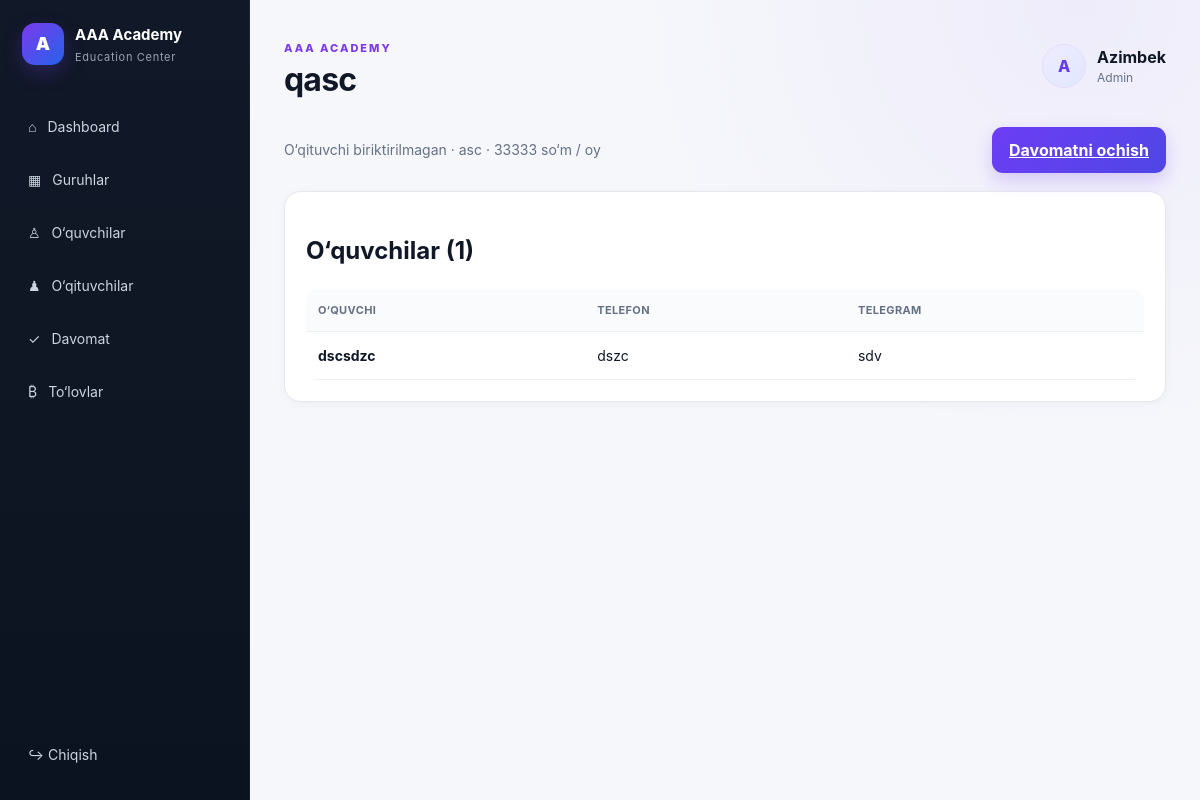
The app's page /groups/1 (signed in) with its own data.
### tables this page shows
CREATE TABLE groups (
	id INTEGER NOT NULL, 
	name VARCHAR(128) NOT NULL, 
	teacher_name VARCHAR(128), 
	schedule VARCHAR(256), 
	monthly_fee NUMERIC(12, 2) NOT NULL, 
	is_active BOOLEAN, 
	created_at DATETIME, 
	PRIMARY KEY (id)
);

CREATE TABLE students (
	id INTEGER NOT NULL, 
	full_name VARCHAR(128) NOT NULL, 
	phone VARCHAR(32), 
	parent_phone VARCHAR(32), 
	telegram_username VARCHAR(64), 
	group_id INTEGER NOT NULL, 
	enrolled_date DATE, 
	is_active BOOLEAN, 
	notes TEXT, 
	created_at DATETIME, 
	PRIMARY KEY (id), 
	FOREIGN KEY(group_id) REFERENCES groups (id)
);

### app/main.py (the view)
@app.get('/groups/{group_id}', response_class=HTMLResponse)
def group_detail(request: Request, group_id: int, db: Session = Depends(get_db)):
    if not guard(request, 'admin'): return RedirectResponse('/login', 303)
    g = db.execute(text('select * from groups where id=:id'), {'id': group_id}).mappings().first()
    if not g: return RedirectResponse('/groups', 303)
    ss = db.execute(text('select * from students where group_id=:g and is_active=1 order by full_name'), {'g': group_id}).mappings().all()
    return render(request, 'group_detail.html', group=g, students=ss)

### app/templates/group_detail.html
{% extends 'base.html' %}{% block title %}{{group.name}}{% endblock %}{% block content %}<div class="toolbar"><div><p>{{group.teacher_name or 'O‘qituvchi biriktirilmagan'}} · {{group.schedule or 'Jadval yo‘q'}} · {{'%.0f'|format(group.monthly_fee)}} so‘m / oy</p></div><a class="primary" href="/attendance?group_id={{group.id}}">Davomatni ochish</a></div><section class="panel"><h2>O‘quvchilar ({{students|length}})</h2><div class="table-wrap"><table><tr><th>O‘quvchi</th><th>Telefon</th><th>Telegram</th></tr>{% for s in students %}<tr><td><b>{{s.full_name}}</b></td><td>{{s.phone or '—'}}</td><td>{{s.telegram_username or '—'}}</td></tr>{% else %}<tr><td colspan="3" class="empty">Bu guruhda o‘quvchi yo‘q.</td></tr>{% endfor %}</table></div></section>{% endblock %}

### app/static/css/style.css (style rules this page uses)
:root { --bg: #f6f7fb; --surface: #fff; --text: #101828; --muted: #667085; --line: #e6e8ef; --primary: #6d3df5; --primary2: #4f46e5; --sidebar: #111827; --success: #12b76a; --danger: #f04438; --warning: #f79009; --shadow: 0 12px 35px rgba(16, 24, 40, .07) }
* { box-sizing: border-box }
html { scroll-behavior: smooth }
body { margin: 0; min-height: 100vh; font-family: Inter, ui-sans-serif, system-ui, -apple-system, "Segoe UI", Roboto, Arial, sans-serif; background: radial-gradient(circle at 90% 0%, rgba(109, 61, 245, .06), transparent 28rem), var(--bg); color: var(--text); line-height: 1.5; -webkit-font-smoothing: antialiased }
a { color: inherit }
.panel { background: #fff; border: 1px solid var(--line); border-radius: 17px; padding: 21px; box-shadow: 0 2px 10px rgba(16, 24, 40, .04); margin-top: 18px }
.toolbar { display: flex; justify-content: space-between; align-items: center; gap: 16px; margin-bottom: 18px }
.toolbar p { color: var(--muted); margin: 0; font-size: 14px }
.primary { background: linear-gradient(135deg, var(--primary), var(--primary2)); color: #fff; border: 0; padding: 11px 17px; border-radius: 11px; font-weight: 750; box-shadow: 0 8px 18px rgba(109, 61, 245, .22); white-space: nowrap }
.table-wrap { overflow: auto; border-radius: 12px }
table { width: 100%; border-collapse: collapse }
th, td { padding: 13px 12px; text-align: left; border-bottom: 1px solid #eef0f4; white-space: nowrap }
th { font-size: 11px; color: #667085; text-transform: uppercase; letter-spacing: .35px; background: #fafbfc }
td { font-size: 14px }

### records on screen
groups: name "qasc", schedule "asc", monthly_fee "33333"
students: full_name "dscsdzc", phone "dszc", telegram_username "sdv"

### other values on screen
{{ (user.full_name or user.sub)[0]|upper }} "A"
{{ user.full_name or user.sub }} "Azimbek"
{{ user.role|capitalize }} "Admin"
{{ group.teacher_name or 'O‘qituvchi biriktirilmagan' }} "O‘qituvchi biriktirilmagan"
{{ students|length }} "1"
